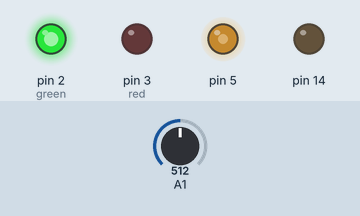
The sketch below on a simulated Arduino Mega 2560, built with avr-gcc and run on an emulated ATmega2560. On the bench: output pins drawn as LEDs (lit = HIGH). The inputs (shaded band) are chosen by the test bench; at power-on: A1 = 512.

Above: at 1.2 s.
1.3 s: A1 set to 716
At 2.0 s:
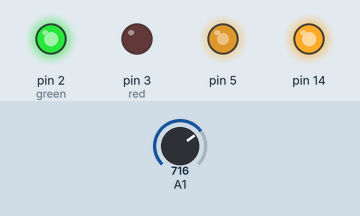
2.8 s: A1 set to 900
At 3.1 s:
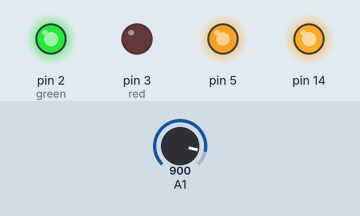
4.3 s: A1 set to 511
At 5.5 s:
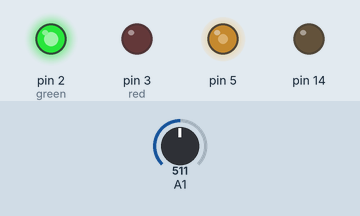
5.8 s: A1 set to 122
At 6.6 s:
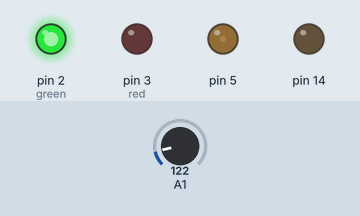
7.3 s: A1 set to 0
At 7.8 s:
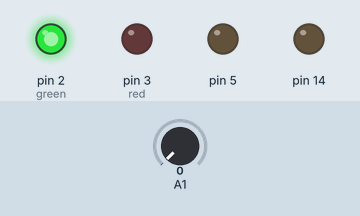
8.8 s: A1 set to 510
At 10.1 s:
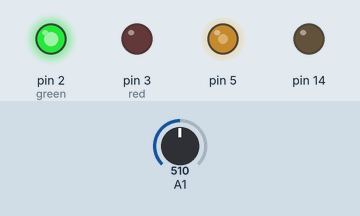
Timing chart, 0 to 11.3 s (numbered marks = the images above; inputs shaded):
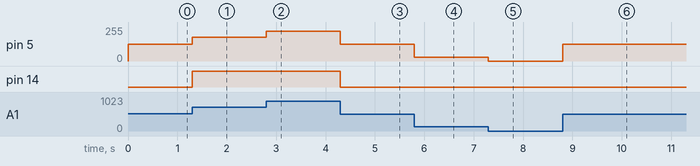

The sketch:

ONE-Shield-KartRemoteControl.ino
```cpp
//ModeSelector Setting
#define ModeSelectorPin A0 //pin number of variable resistor used for mode selector
// Linetracker Pins setting
#define TrackerPinL 2 //pin number of line tracker on left side
#define TrackerPinR 3 //pin number of line tracker on right side
#define STBY 15 //standby
//Motor A
#define PWMA 6 //Speed control
#define AIN1 8 //Direction
#define AIN2 7 //Direction
//Motor B
#define PWMB 9 //Speed control
#define BIN1 16 //Direction
#define BIN2 10 //Direction
#define MovingSpeed 200 //speed of moving motor
#define HittingSpeed 255 //speed of hitting motor
// Ultrasonic Pins setting:
#define TRIGGER_PIN  9  // Arduino pin tied to trigger pin on the ultrasonic sensor.
#define ECHO_PIN     8  // Arduino pin tied to echo pin on the ultrasonic sensor.
#define MAX_DISTANCE 500 // Maximum distance we want to ping for (in centimeters). Maximum sensor distance is rated at 400-500cm.
#define RadarRange 40 // Radar range in cm when Sumo Car mode activated, when object detected is closer than the value, the car will give it a push
int Running = 0;
void setup()
{
  serialSetup();
  pinSetup();
}

void loop()
{
  serialRead();
  if (Running)
  {
    analogWrite(14, map(analogRead(A1), 0, 1023, 0, 255)); //red
     analogWrite(5, map(analogRead(A1), 0, 1023, 0, 255)); //red
  }
  else
  {
     analogWrite(14, 0);
    analogWrite(5, 0);
  }
}
```

Pin.ino
```cpp
void pinSetup()
{
pinMode(14,OUTPUT);
pinMode(5,OUTPUT);
pinMode(2,OUTPUT); //green
pinMode(3,OUTPUT); //red
analogWrite(2, 255);
Running = 1;
}

void motorMove(int leftSpeed, int rightSpeed)
{
}
```

readSerial.ino
```cpp
String inputString = "";         // a string to hold incoming data
boolean stringComplete = false;  // whether the string is complete

void serialSetup() {
  // initialize serial:
  Serial1.begin(9600);
  // reserve 200 bytes for the inputString:
  inputString.reserve(200);
}

void serialRead() {
  serialEvent(); //call the function
  // print the string when a newline arrives:
  if (stringComplete) {
    if (inputString == "A" || inputString == "a") //modified for BLEJoystick app (iOS) //forward
    {
    }
    else if (inputString == "C" || inputString == "c")//backward
    {
    }
    else if (inputString == "D" || inputString == "d")//turn left
    {
    }
    else if (inputString == "B" || inputString == "b")//turn right
    {
    }
    else if (inputString == "H" || inputString == "h") //square
    {
    }
    else if (inputString == "G" || inputString == "g") //cross
    {
      analogWrite(2, 0);
      analogWrite(3, 255);
      Running = 0;
    }
    else if (inputString == "E" || inputString == "e") //trangle
    {
    }
    else if (inputString == "F" || inputString == "f") //circle
    {
      analogWrite(2,255);
      analogWrite(3, 0);
      Running = 1;
    }
    else
    {
    }
    // clear the string:
    inputString = "";
    stringComplete = false;
  }
}

void serialEvent() {
  while (Serial1.available()) {
    // get the new byte:
    char inChar = (char)Serial1.read();
    inputString += inChar;
    stringComplete = true;
    // add it to the inputString:
    /* if (inChar == '\n') {
       stringComplete = true;
      }
      else
      {
       inputString += inChar;
      }*/

    // if the incoming character is a newline, set a flag
    // so the main loop can do something about it:

  }
}
```

Measured:
- after the input at 1.3 s, pin 5: 127/255 → 178/255 at once; pin 14: LOW → HIGH at once
- after the input at 2.8 s, pin 5: 178/255 → 224/255 at once
- after the input at 4.3 s, pin 5: 224/255 → 127/255 at once; pin 14: HIGH → LOW at once
- after the input at 5.8 s, pin 5: 127/255 → 30/255 at once
- after the input at 7.3 s, pin 5: 30/255 → 0/255 at once
- after the input at 8.8 s, pin 5: 0/255 → 127/255 at once
